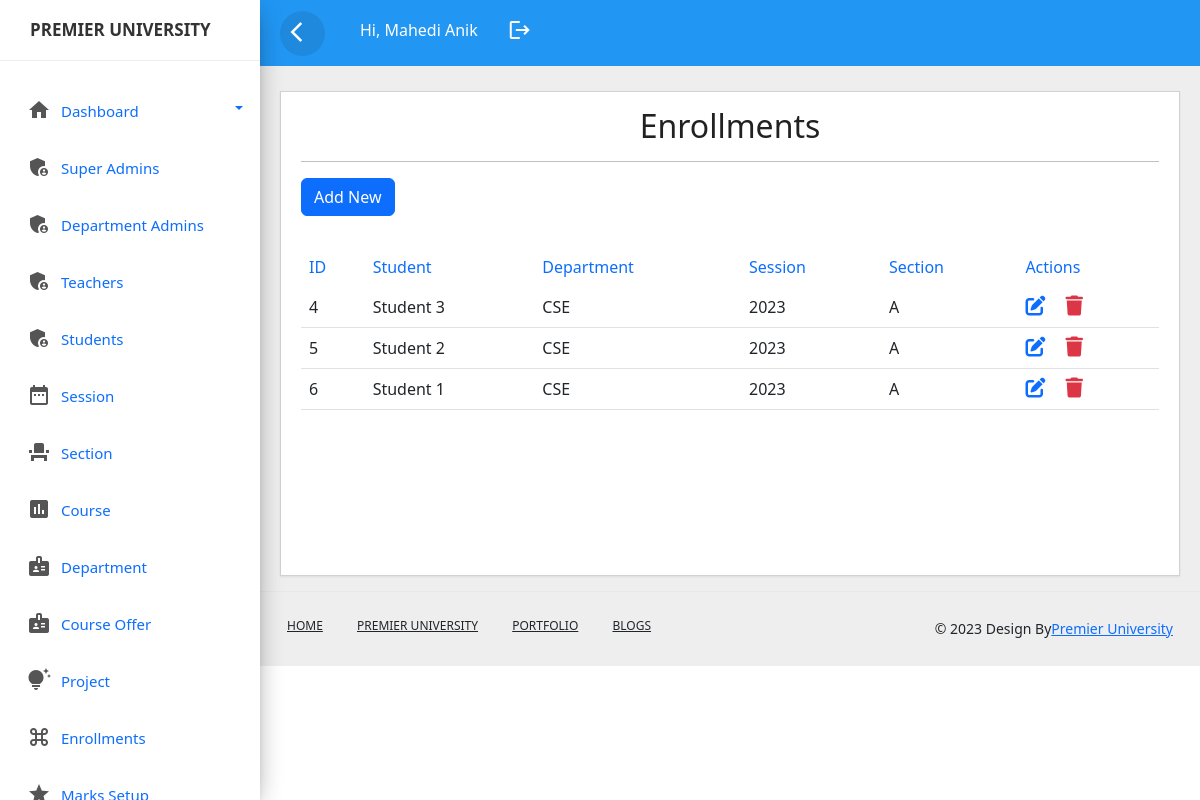
The app's page /enrollment.php (signed in) with its own data.
### tables this page shows
CREATE TABLE `enrollments` (
  `enrollmentid` int(11) NOT NULL,
  `sectionid` int(11) NOT NULL,
  `studentid` int(11) NOT NULL,
  `sessionid` int(11) DEFAULT NULL,
  `departmentid` int(11) DEFAULT NULL
);

CREATE TABLE `users` (
  `id` int(11) NOT NULL,
  `name` varchar(100) NOT NULL,
  `username` varchar(100) NOT NULL,
  `password` varchar(100) NOT NULL,
  `role` varchar(100) NOT NULL,
  `created` timestamp NOT NULL DEFAULT current_timestamp() ON UPDATE current_timestamp(),
  `email` varchar(100) NOT NULL,
  `address` varchar(50) DEFAULT NULL,
  `sessionid` int(11) DEFAULT NULL,
  `sectionid` int(11) DEFAULT NULL,
  `courseid` int(11) DEFAULT NULL,
  `departmentid` int(11) DEFAULT NULL,
  `status` varchar(10) DEFAULT NULL,
  `mobile` varchar(100) NOT NULL
);

CREATE TABLE `department` (
  `departmentid` int(11) NOT NULL,
  `departmentname` varchar(255) NOT NULL,
  `remarks` varchar(255) NOT NULL
);

CREATE TABLE `session` (
  `sessionid` int(11) NOT NULL,
  `session` varchar(50) NOT NULL,
  `courseid` int(11) DEFAULT NULL
);

CREATE TABLE `section` (
  `sectionid` int(11) NOT NULL,
  `sessionid` varchar(30) NOT NULL,
  `sectionname` varchar(30) NOT NULL,
  `departmentid` int(11) DEFAULT NULL
);

### enrollment.php (the view, shortened to what this page needs)
<?php include_once('header.php');?>
<?php include_once('sidebar.php');?>
<?php include_once('top-header.php');?>
<!DOCTYPE html>
<html lang="en">
<head>
	<link rel="stylesheet" href="css/style.css">
 <link href="https://cdn.jsdelivr.net/npm/bootstrap@5.2.3/dist/css/bootstrap.min.css" rel="stylesheet">
 <link rel="stylesheet" href="https://cdnjs.cloudflare.com/ajax/libs/font-awesome/6.4.0/css/all.min.css" />
</head>
<body>
	<div class="main-content">
		<div class="row">
			<div class="col-lg-12 col-md-12">
				<div class="card" style="min-height:485px">
					<div class="card-header card-header-text">
						<h2 class="card-title" style="text-align: center;">Enrollments</h2>
						<hr>
						<a href="add_enrollment.php" class="btn btn-primary mb-3">Add New</a>
					</div>
					<div class="card-content table-responsive">
						<table class="table table-hover">
							<thead class="text-primary">
								<tr><th>ID</th>
									<th>Student</th>
									<th>Department</th>
									<th>Session</th>
									<th>Section</th>
									<th>Actions</th>
								</tr>
							</thead>
							<tbody>
								<?php
									@include 'config.php';
									$query=mysqli_query($conn,"SELECT * from enrollments LEFT JOIN users on enrollments.studentid=users.id LEFT JOIN section on enrollments.sectionid=section.sectionid left join session on enrollments.sessionid=session.sessionid left join department on enrollments.departmentid=department.departmentid ");
									while($row=mysqli_fetch_array($query)){
									?>
									<tr>
										<td><?php echo ucwords($row['enrollmentid']); ?></td>
										<td><?php echo ucwords($row['name']); ?></td>
										<td><?php echo ucwords($row['departmentname']); ?></td>
										<td><?php echo ucwords($row['session']); ?></td>
										<td><?php echo ucwords($row['sectionname']); ?></td>
										<td>
											 <a href="edit_enrollment.php?id=<?php echo $row['enrollmentid'] ?>&userid=<?php echo $row['studentid'] ?>&sectionid=<?php echo $row['sectionid'] ?>&sessionid=<?php echo $row['sessionid'] ?>&departmentid=<?php echo $row['departmentid'] ?>" ><i class="fa-solid fa-pen-to-square fs-5 me-3"></i></a>
             <a href="delete_enrollment.php?id=<?php echo $row['enrollmentid'] ?>" class="link-danger"><i class="fa-solid fa-trash fs-5"></i></a>
										</td>
									</tr>
									<?php
									}
								?>
							</tbody>
						</table>
					</div>
				</div>
			</div>
		</div>
	</div>
		</body>
		<?php include_once('footer.php');?>
		</html>

### css/custom.css (style rules this page uses)
body,html { line-height:1.8; font-family:'Roboto',sans-serif; color:#555e58; text-transform:capitalize; font-weight:400; margin:0px; padding:0px; }
h1,h2,h3,h4,h5,h6,.h1,.h2,.h3,.h4 { font-weight:400; line-height:1.5em; }
a { color:#333; font-weight:400; }
a,a:hover,a:focus { color:#333; text-decoration:none; transition:all 0.3s; }
.main-content { padding:10px 20px 0px 20px; position:relative; width:100%; }
.card { margin:10px 0px; }
.card { border-radius:0px!important; }
.card { display:inline-block; position:relative; border:none; width:100%; margin:15px 0; box-shadow:0 1px 2px rgb(0 0 0 / 8%); border-radius:6px; color:rgba(0,0,0,0.87); background-color:#fff; }
.card .card-header { padding:15px 20px 0; z-index:3; border-bottom:0px!important; background-color:#fff; border-radius:none; }
.card .card-content { padding:15px 20px; position:relative; }
.card .card-title:not(.card-calender .card-title) { margin-top:0; margin-bottom:5px; }
.table > thead > tr > th { border-bottom:1px; font-size:16px; font-weight:400; }

### css/style.css (style rules this page uses)
* { margin: 0; padding: 0; }
a { text-decoration: none; -webkit-transition: all 0.5s ease-in-out 0s; -o-transition: all 0.5s ease-in-out 0s; transition: all 0.5s ease-in-out 0s; }

### records on screen
enrollments: enrollmentid "4", users.name "Student 3", departmentid.departmentname "CSE", sessionid.session "2023", sectionid.sectionname "A"
enrollments: enrollmentid "5", users.name "Student 2", departmentid.departmentname "CSE", sessionid.session "2023", sectionid.sectionname "A"
enrollments: enrollmentid "6", users.name "Student 1", departmentid.departmentname "CSE", sessionid.session "2023", sectionid.sectionname "A"

### other values on screen
$_SESSION['user'] "Mahedi Anik"
